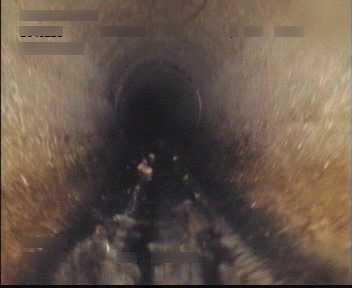
#> input picture coudlabs/data/coudlab_example/images/test/00212205.png, 352 x 288 px, given in place of -01_ICG4_SO95694504XD1_DVD1_MPEG_A_09222005_1026_28_229i.mpg, which was not available
$ python camera_speed_2.py
#> lines starting #> are read from the running program, lines starting #| are printed output that depends on the picture; after the words box and inside, x2 and y2 are one past the last pixel; in counts of white or black regions, pixels touching at a corner belong together; pictures that were not available may be replaced by others from this repository, and a replacement may not be noted
import cv2
import matplotlib.pyplot as plt
import numpy as np

# data
vid_dir = "C:/Users/ci1ek/Desktop/New folder/"
vid_name = "05-L-872-01_ICG4_SO95694504XD1_DVD1_MPEG_A_09222005_1026_28_229i.mpg"

# Define variables for calculating camera speed
prev_frame_time = 0
curr_frame_time = 0
prev_pos = None
speed = 0
frame_count = 0
npr = 5

# Create arrays to store the time and speed values
times = []
speeds = []

# Create a VideoWriter object to save the output video
fourcc = cv2.VideoWriter_fourcc(*'mp4v')
out = cv2.VideoWriter('output.mp4', fourcc, 30, (1280, 720))

# Read the video file
cap = cv2.VideoCapture(vid_dir + vid_name)

# Set up the plot
fig, axs = plt.subplots(2, figsize=(5,7))

# Turn on interactive mode to update the plot in real-time
plt.ion()

# Set up the time axis for the plot
time_axis = np.linspace(0, cap.get(cv2.CAP_PROP_POS_MSEC) / 1000.0, 100)

while cap.isOpened():

    # Read a frame from the video
    ret, frame = cap.read()
#> frame is the input picture: shape (288, 352, 3); mean B, G, R 74.1, 85.6, 101.3

    if ret and frame_count % npr == 0:

        # print frame number
        print(f'frame {frame_count}')

        # Convert the frame to grayscale
        gray = cv2.cvtColor(frame, cv2.COLOR_BGR2GRAY)
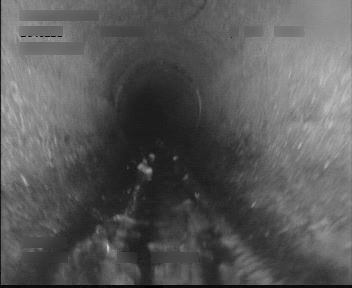
#> gray: shape (288, 352); min 0, max 201, mean 89

        # Apply a Gaussian blur to reduce noise
        blurred = cv2.GaussianBlur(gray, (5, 5), 0)

        # Detect edges using the Canny edge detector
        edges = cv2.Canny(blurred, 50, 150)
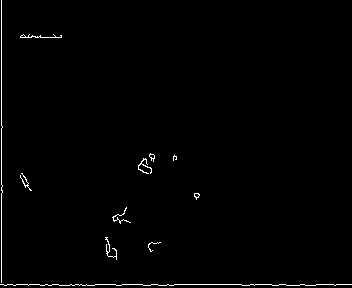
#> edges: shape (288, 352); 0.98% white in thin lines or dots

        # Find contours in the edges image
        contours, _ = cv2.findContours(edges, cv2.RETR_EXTERNAL, cv2.CHAIN_APPROX_SIMPLE)
#> contours = 11 contours, 10 with area under 20; largest, box (x1, y1, x2, y2) and area: (149, 153, 155, 162) 20

        # Draw the contours on the original frame for visualization
        cv2.drawContours(frame, contours, -1, (0, 0, 255), 2)

        # Write `speed` value on the image
        speed_text = f'Speed: {speed:.2f} pixels per second'
        cv2.putText(frame, speed_text, (50, 50), cv2.FONT_HERSHEY_SIMPLEX, 1, (0, 255, 255), 2)
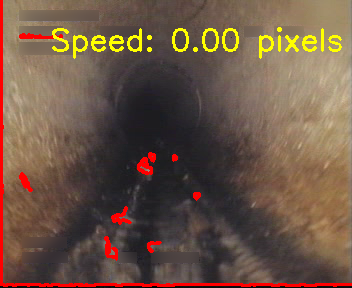
#> frame: shape (288, 352, 3); mean B, G, R 70.5, 86.5, 109.2

        # Calculate the position of the largest contour
        if contours:
            largest_contour = max(contours, key=cv2.contourArea)
#> largest_contour = contour of 14 points, box (x1, y1, x2, y2) (149, 153, 155, 162), area 20
            M = cv2.moments(largest_contour)
#> M = moments, m00 20, centre m10/m00, m01/m00 = (151.6, 156)
            pos = (int(M['m10'] / M['m00']), int(M['m01'] / M['m00']))
#> pos = (151, 155)
        else:
            pos = None

        # Calculate the camera speed based on the change in position and time
        if prev_pos and pos:
            curr_frame_time = cap.get(cv2.CAP_PROP_POS_MSEC) / 1000.0
            time_diff = curr_frame_time - prev_frame_time
            pos_diff = abs(pos[0] - prev_pos[0]) + abs(pos[1] - prev_pos[1])
            speed = pos_diff / time_diff

            # Append the time and speed to the arrays for plottingq
            times.append(curr_frame_time)
            speeds.append(speed)

        # Update the previous position and time variables
        prev_pos = pos
#> prev_pos = (151, 155)
        prev_frame_time = cap.get(cv2.CAP_PROP_POS_MSEC) / 1000.0

        # Plot the current frame in the second subplot
        axs[0].imshow(frame)
        axs[0].set_xticks([])
        axs[0].set_yticks([])

        # Plot speed vs time
        axs[1].plot(times, speeds, '-b')
        axs[1].set_xlim(0, curr_frame_time)
        axs[1].set_xlabel('Time (s)')
        axs[1].set_ylabel('Speed (pixels per second)')

        # Pause the plot and update the display
        fig.tight_layout()
        plt.pause(0.01)
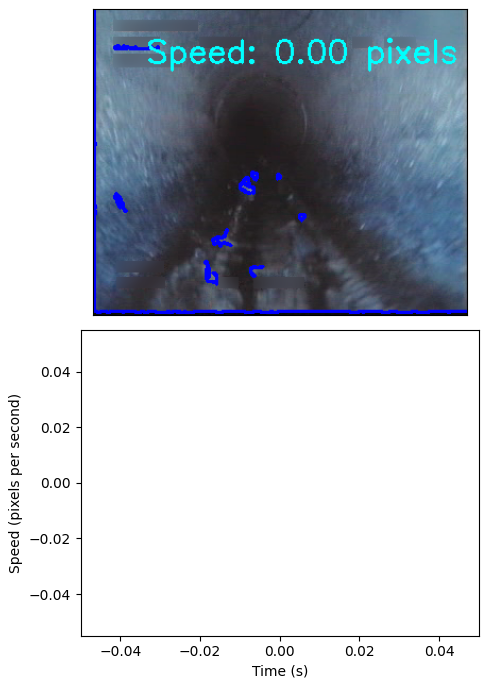
#> figure drawn by matplotlib, 2 panels; B, G, R data is drawn as R, G, B
        plt.draw()

        # Write the frame to the output video file
        out.write(frame)

    # increase frame_count by one
    frame_count += 1

# Release the output video writer and close the window
out.release()
cv2.destroyAllWindows()

$ run again, on coudlabs/data/coudlab_example/images/test/00212225.png
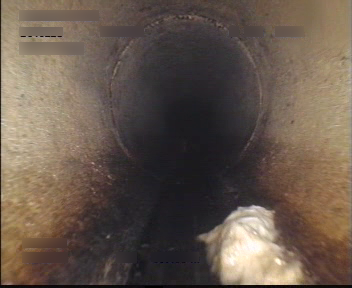
#> input picture coudlabs/data/coudlab_example/images/test/00212225.png, 352 x 288 px, given in place of -01_ICG4_SO95694504XD1_DVD1_MPEG_A_09222005_1026_28_229i.mpg, which was not available
#> frame is the input picture: shape (288, 352, 3); mean B, G, R 76.8, 88.1, 102.6
#> `edges = cv2.Canny(blurred, 50, 150)`:
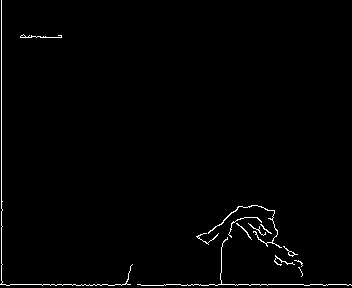
#> edges: shape (288, 352); 1.2% white in thin lines or dots
#> contours = 13 contours, 11 with area under 20; largest, box (x1, y1, x2, y2) and area: (208, 205, 282, 248) 48, (283, 246, 298, 257) 24
#> largest_contour = contour of 163 points, box (x1, y1, x2, y2) (208, 205, 282, 248), area 48
#> M = moments, m00 47.5, centre m10/m00, m01/m00 = (245.1, 224.8)
#> pos = (245, 224)
#> `plt.pause(0.01)`:
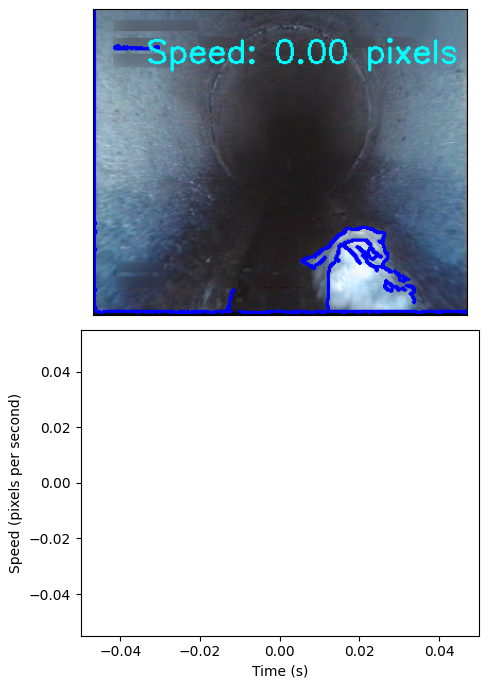
#> figure drawn by matplotlib, 2 panels; B, G, R data is drawn as R, G, B

$ run again, on coudlabs/data/coudlab_example/images/test/00212295.png
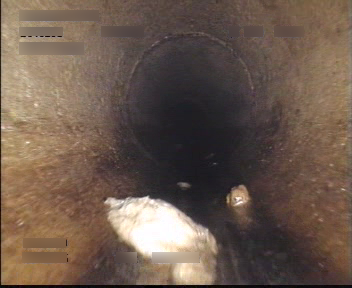
#> input picture coudlabs/data/coudlab_example/images/test/00212295.png, 352 x 288 px, given in place of -01_ICG4_SO95694504XD1_DVD1_MPEG_A_09222005_1026_28_229i.mpg, which was not available
#> frame is the input picture: shape (288, 352, 3); mean B, G, R 77.8, 89.9, 108.1
#> `edges = cv2.Canny(blurred, 50, 150)`:
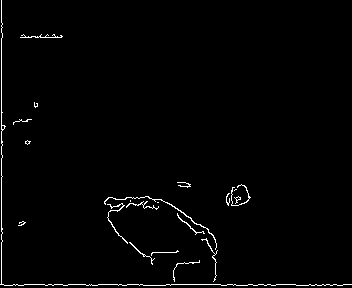
#> edges: shape (288, 352); 1.5% white in thin lines or dots
#> contours = 21 contours, 18 with area under 20; largest, box (x1, y1, x2, y2) and area: (104, 196, 217, 250) 44, (107, 203, 128, 244) 28, (0, 0, 352, 286) 20
#> largest_contour = contour of 148 points, box (x1, y1, x2, y2) (104, 196, 217, 250), area 44
#> M = moments, m00 44, centre m10/m00, m01/m00 = (172.1, 213.3)
#> pos = (172, 213)
#> `plt.pause(0.01)`:
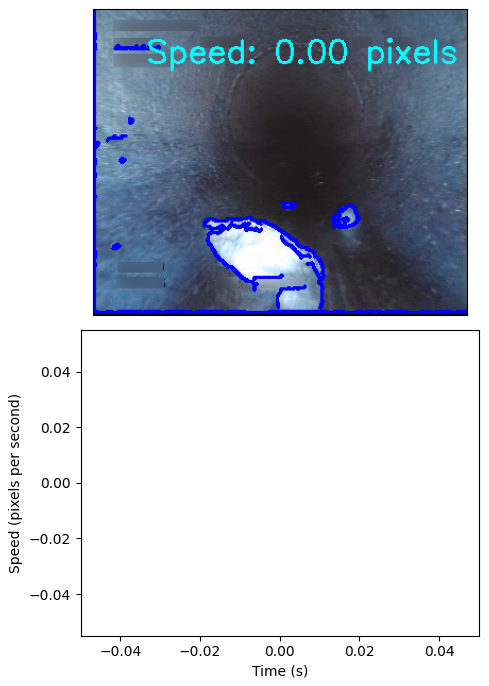
#> figure drawn by matplotlib, 2 panels; B, G, R data is drawn as R, G, B

$ run again, on coudlabs/data/coudlab_example/images/test/00212311.png
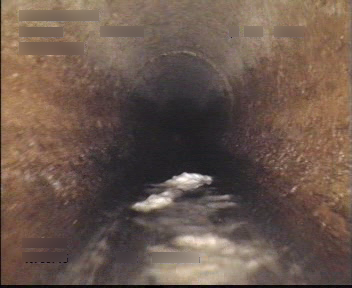
#> input picture coudlabs/data/coudlab_example/images/test/00212311.png, 352 x 288 px, given in place of -01_ICG4_SO95694504XD1_DVD1_MPEG_A_09222005_1026_28_229i.mpg, which was not available
#> frame is the input picture: shape (288, 352, 3); mean B, G, R 77, 87.5, 106.9
#> `edges = cv2.Canny(blurred, 50, 150)`:
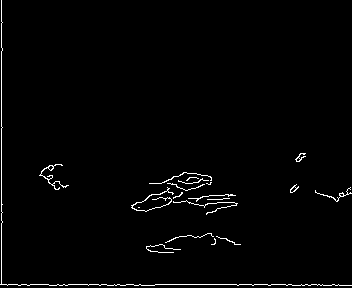
#> edges: shape (288, 352); 1.6% white in thin lines or dots
#> contours = 20 contours, 15 with area under 20; largest, box (x1, y1, x2, y2) and area: (39, 164, 69, 190) 45, (290, 184, 299, 193) 27, (131, 187, 174, 212) 26, (315, 187, 352, 202) 24, (295, 153, 306, 162) 22
#> largest_contour = contour of 95 points, box (x1, y1, x2, y2) (39, 164, 69, 190), area 45
#> M = moments, m00 45, centre m10/m00, m01/m00 = (51.15, 173.2)
#> pos = (51, 173)
#> `plt.pause(0.01)`:
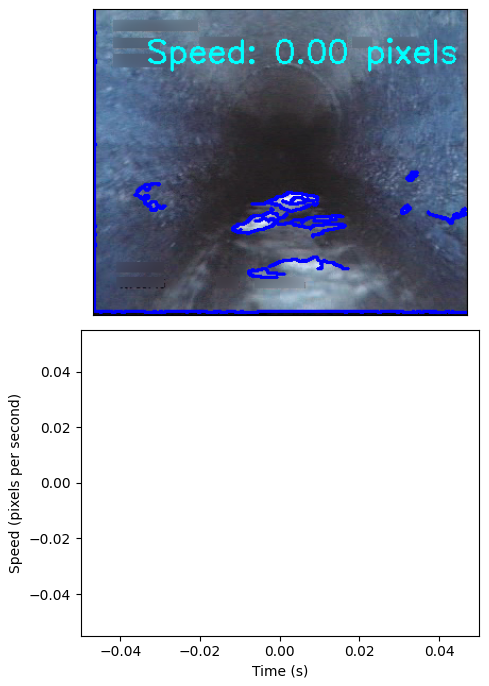
#> figure drawn by matplotlib, 2 panels; B, G, R data is drawn as R, G, B
